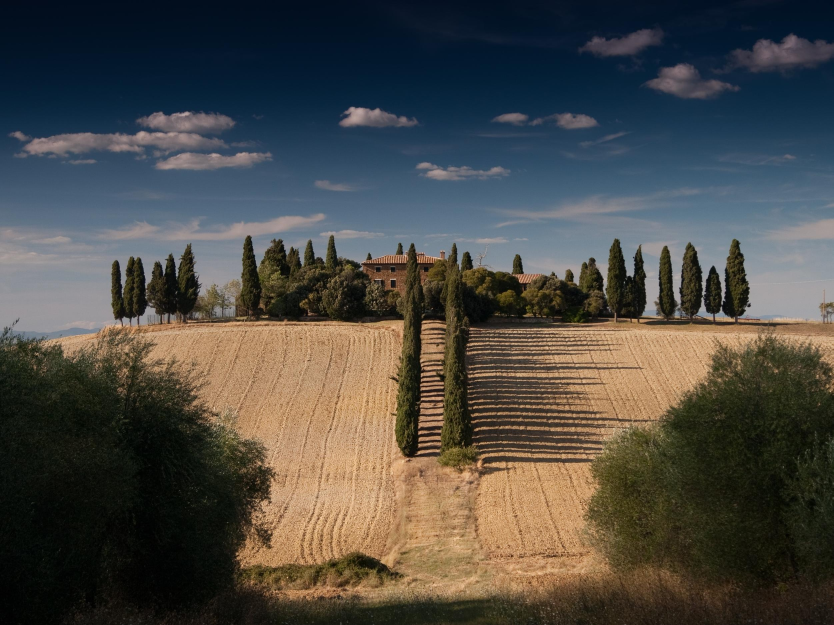
#> input picture pruebas/source.jpg, 2500 x 1875 px (shown at 1/3 size)
$ python arraypixel.py
#> lines starting #> are read from the running program, lines starting #| are printed output that depends on the picture
import imageio as img
import matplotlib.pyplot as plt
import numpy as np
from PIL import Image

# Abrir imagen
image = Image.open('source.jpg')
#> image is the input picture: PIL image 2500x1875 RGB; mean R, G, B 75.6, 74, 69.3

P = np.array([[255],[212],[45]], dtype=np.uint8) #color rgb


art = np.zeros([5,5,3], dtype=np.uint8)

for x in range (5):
    for y in range(5):
        art[x,y,0] = 233
        art[x,y,1] = 126
        art[x,y,2] = 23

art[2,3,1] = 44

print((art))

plt.figure()
plt.subplot(1,2,1)
plt.imshow(P)
plt.subplot(2,2,2)
plt.imshow(art)
plt.show()
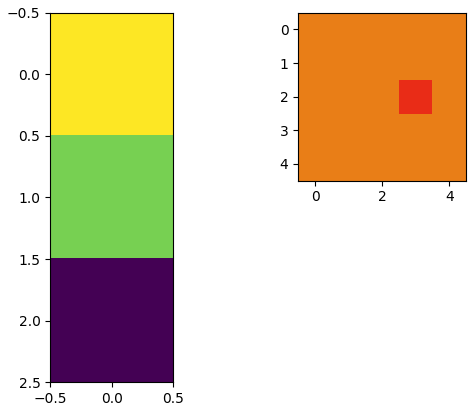
#> figure drawn by matplotlib, 2 panels
